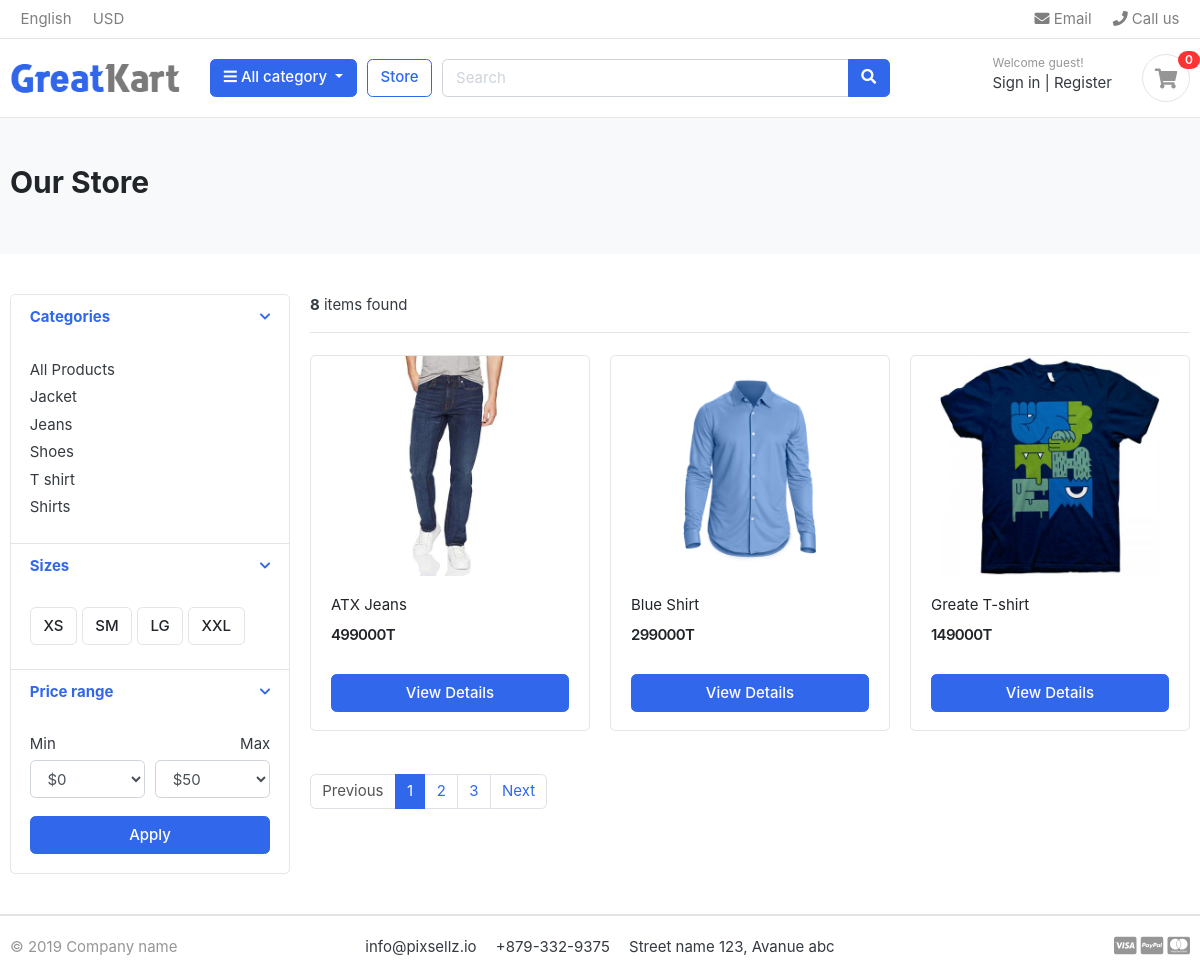
Before: /store/ (signed in) with the older database file.
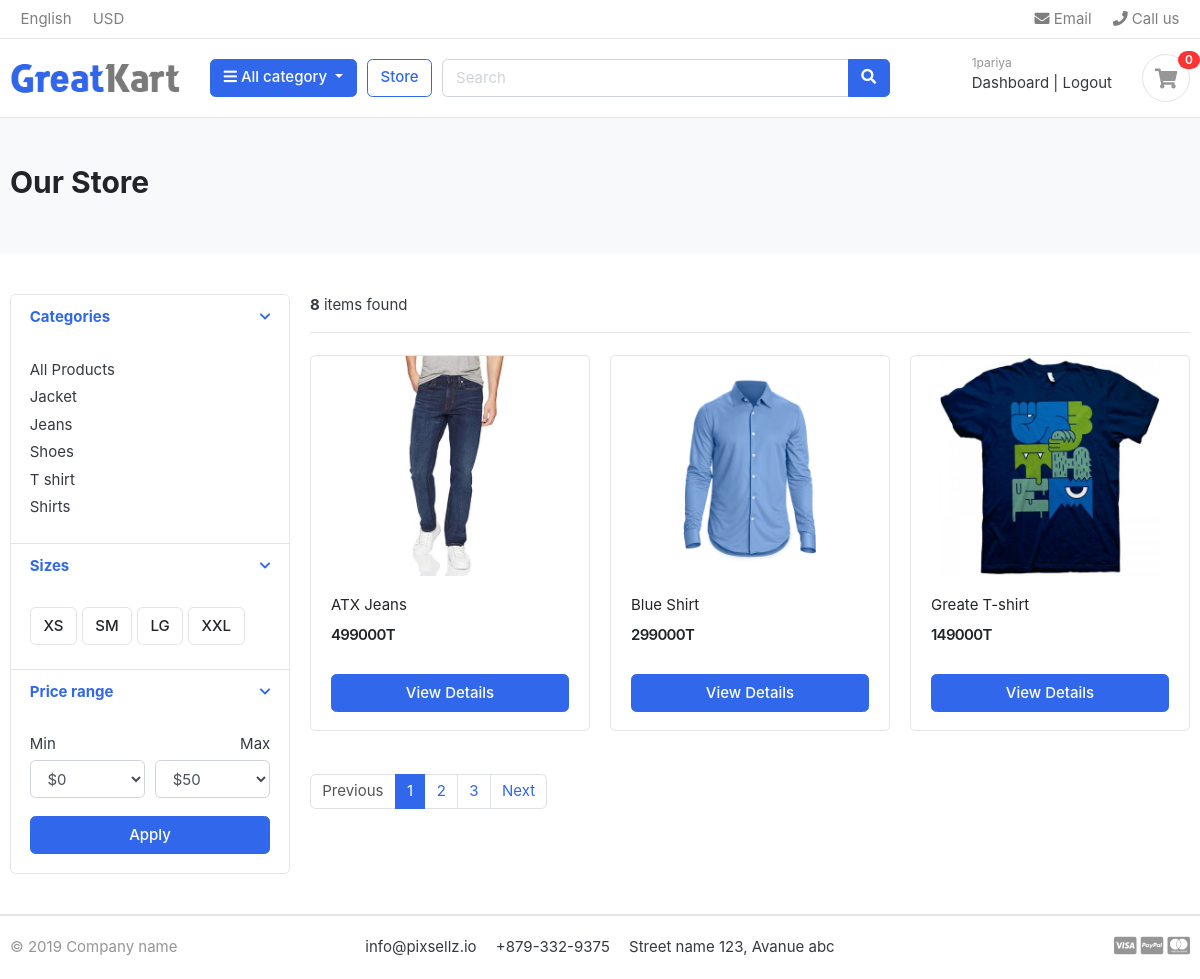
After: the same page with the newer database file.
### accounts/models.py (models this page shows, shortened)
class Account(AbstractBaseUser):
    first_name      = models.CharField(max_length=50)
    last_name       = models.CharField(max_length=50)
    username        = models.CharField(max_length=50, unique=True)
    email           = models.EmailField(max_length=100, unique=True)
    phone_number    = models.CharField(max_length=50)
    date_joined     = models.DateTimeField(auto_now_add=True)
    last_login      = models.DateTimeField(auto_now_add=True)
    is_admin        = models.BooleanField(default=False)
    is_staff        = models.BooleanField(default=False)
    is_active        = models.BooleanField(default=False)
    is_superadmin        = models.BooleanField(default=False)
    USERNAME_FIELD = 'email'
    REQUIRED_FIELDS = ['username', 'first_name', 'last_name']
    objects = MyAccountManager()

### store/views.py (the view)
# urls.py: path('store/',include('store.urls')),
def store(request, category_slug=None):
    categories = None
    products = None
    if category_slug != None:
        categories = get_object_or_404(Category, slug=category_slug)
        products = Product.objects.filter(category=categories, is_available=True)
        paginator = Paginator(products, 1)
        page = request.GET.get('page')
        paged_products = paginator.get_page(page)
        product_count = products.count()
    else:
        products = Product.objects.all().filter(is_available=True).order_by('id')
        paginator = Paginator(products, 3)
        page = request.GET.get('page')
        paged_products = paginator.get_page(page)
        product_count = products.count()
    context = {
        'products': paged_products,
        'product_count': product_count,
    }
    return render(request, 'store/store.html', context)

### carts/context_processors.py (called while the page is built)
def counter(request):
    cart_count = 0
    if 'admin' in request.path:
        return {}
    else:
        try:
            cart = Cart.objects.filter(cart_id=_cart_id(request))
            cart_items = CartItem.objects.all().filter(cart=cart[:1])
            for cart_item in cart_items:
                cart_count += cart_item.quantity
        except Cart.DoesNotExist:
            cart_count = 0
    return dict(cart_count=cart_count)

### carts/views.py (called while the page is built)
def _cart_id(request):
    cart = request.session.session_key
    if not cart:
        cart = request.session.create()
    return cart

### category/context_processors.py (called while the page is built)
def menu_links(request):
    links = Category.objects.all()
    return dict(links=links)

### category/models.py (called while the page is built)
    def get_url(self):
            return reverse('products_by_category', args=[self.slug])

### store/models.py (called while the page is built)
    def get_url(self):
        return reverse('product_detail', args=[self.category.slug,self.slug])

### templates/store/store.html (shortened to what the changed rows need)
{%extends 'base.html'%}
{%load static%}
{%block content%}
<section class="section-pagetop bg">
<div class="container">
	{% if 'search' in request.path %}
		<h2 class="title-page">Search Result</h2>
	{% else %}
		<h2 class="title-page">Our Store</h2>
	{% endif %}
</div>
</section>
{%endblock%}

### templates/includes/navbar.html (shortened to what this page needs)
{% load static %}
<header class="section-header">
<nav class="navbar p-md-0 navbar-expand-sm navbar-light border-bottom">
<div class="container">
  <div class="collapse navbar-collapse" id="navbarTop4">
    <ul class="navbar-nav mr-auto">
    	<li class="nav-item dropdown">
		 	<a href="#" class="nav-link">   English </a>
		</li>
		<li class="nav-item dropdown">
			<a href="#" class="nav-link"> USD </a>
		</li>
    </ul>
    <ul class="navbar-nav">
		<li><a href="#" class="nav-link"> <i class="fa fa-envelope"></i> Email </a></li>
		<li><a href="#" class="nav-link"> <i class="fa fa-phone"></i> Call us </a></li>
	</ul>
  </div>
</div>
</nav>
<section class="header-main border-bottom">
	<div class="container">
<div class="row align-items-center">
	<div class="col-lg-2 col-md-3 col-6">
		<a href="{% url 'home' %}" class="brand-wrap">
			<img class="logo"src="{%static './images/logo.png'%}">
		</a>
	</div>
	<div class="col-lg col-sm col-md col-6 flex-grow-0">
		<div class="category-wrap dropdown d-inline-block float-right">
			<button type="button" class="btn btn-primary dropdown-toggle" data-toggle="dropdown">
				<i class="fa fa-bars"></i> All category
			</button>
		</div>
	</div>
	<a href="{% url 'store' %}" class="btn btn-outline-primary">Store</a>
	<div class="col-lg  col-md-6 col-sm-12 col">
		<form action="{% url 'search' %}" class="search" method="GET">
			<div class="input-group w-100">
			    <input type="text" class="form-control" style="width:60%;" placeholder="Search" name="keyword">
			    <div class="input-group-append">
			      <button class="btn btn-primary" type="submit">
			        <i class="fa fa-search"></i>
			      </button>
			    </div>
		    </div>
		</form>
	</div>
	<div class="col-lg-3 col-sm-6 col-8 order-2 order-lg-3">
				<div class="d-flex justify-content-end mb-3 mb-lg-0">
					{% if user.id is None %}
					<div class="widget-header">
						<small class="title text-muted">Welcome guest!</small>
						<div>
							<a href="{% url 'login' %}">Sign in</a> <span class="dark-transp"> | </span>
							<a href="{% url 'register' %}"> Register</a>
						</div>
					</div>
					{% else %}
					<div class="widget-header">
						<small class="title text-muted">{{user.first_name}}</small>
						<div>
							<a href="{% url 'dashboard' %}">Dashboard</a> <span class="dark-transp"> | </span>
							<a href="{% url 'logout' %}"> Logout</a>
						</div>
					</div>
					{% endif %}
					<a href="{% url 'cart' %}" class="widget-header pl-3 ml-3">
						<div class="icon icon-sm rounded-circle border"><i class="fa fa-shopping-cart"></i></div>
						<span class="badge badge-pill badge-danger notify">{{cart_count}}</span>
					</a>
				</div>
			</div>
</div>
	</div>
</section>
</header>

Changed rows visible on the page:
now on this page (row edited): Account: first_name "1pariya"
changed Account: is_active False → True (drawn)
Other visible differences:
text no longer shown: "Welcome guest! Sign in Register"
text now shown: "Dashboard Logout"
